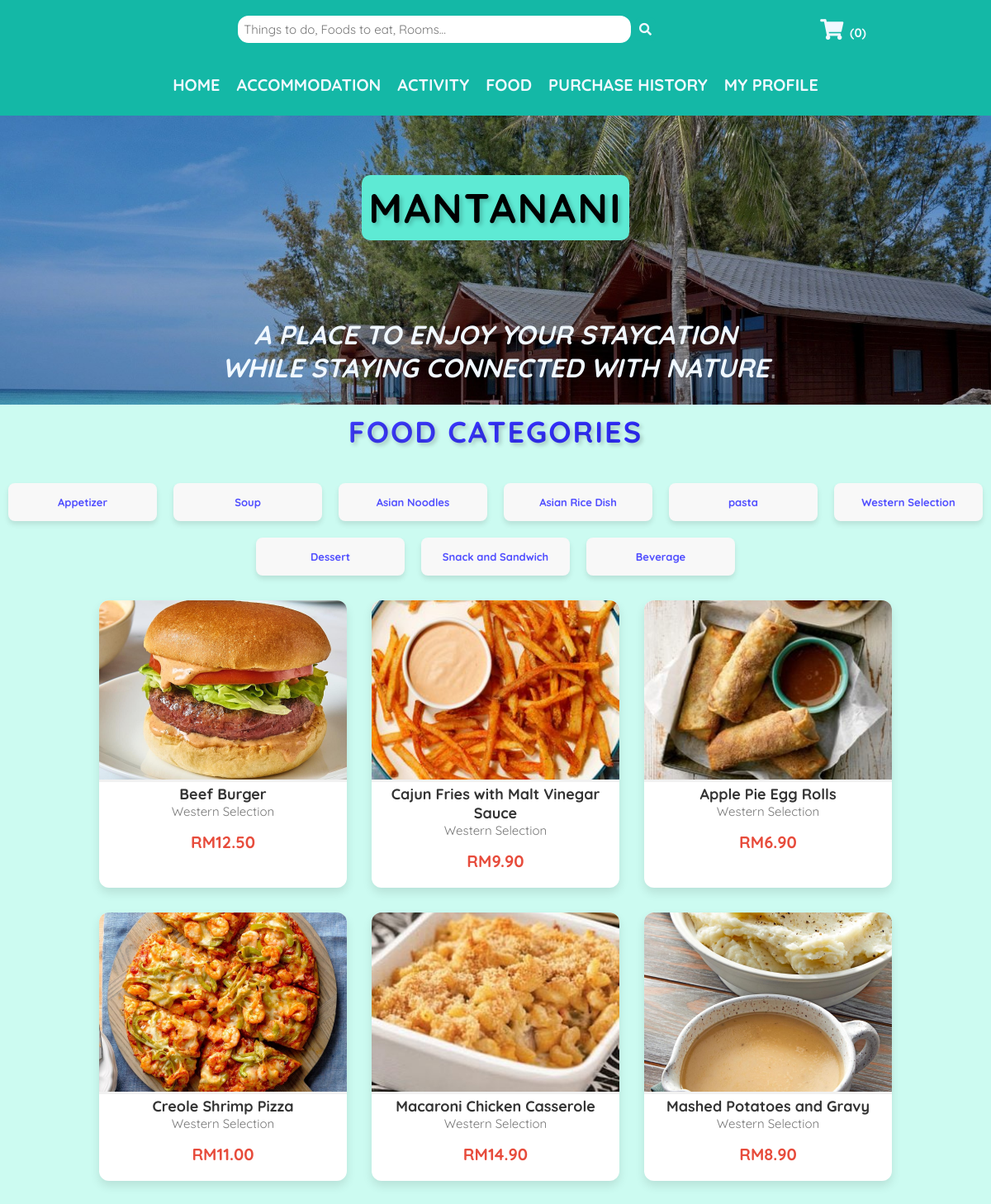
/MODULES/FOOD_MODULE/foodList.php?categoryID=6, run on the app's committed database.
### tables this page shows
CREATE TABLE `food_category` (
  `categoryID` int(11) NOT NULL,
  `categoryName` varchar(255) NOT NULL COMMENT '1:Appetizer 2:Soup 3:Asian Noodles 4:Asian Rice Dish 5:Pasta 6:Western Selection 7:Dessert 8:Snack and Sandwich 9:Beverage'
);

CREATE TABLE `food` (
  `foodID` int(11) NOT NULL,
  `foodName` varchar(255) NOT NULL,
  `foodImg` varchar(255) NOT NULL,
  `foodCategory` int(11) NOT NULL,
  `foodDesc` varchar(1000) NOT NULL,
  `foodPrice` decimal(8,2) NOT NULL
);

### MODULES/FOOD_MODULE/foodList.php (the view, shortened to what this page needs)
<?php
  include("../../../SMMS/CONFIG/config.php");
  $categorySql = "SELECT * FROM food_category";
  $categoryResult = mysqli_query($conn, $categorySql);
  $categoryID = isset($_GET['categoryID']) ? intval($_GET['categoryID']) : null;
  if ($categoryID) {
      $sql_food = "SELECT f.foodID, f.foodName, f.foodDesc, f.foodPrice, f.foodImg, c.categoryName
                   FROM food f
                   JOIN food_category c ON f.foodCategory = c.categoryID
                   WHERE f.foodCategory = $categoryID";
  } else {
      $sql_food = "SELECT f.foodID, f.foodName, f.foodDesc, f.foodPrice, f.foodImg, c.categoryName
                   FROM food f
                   JOIN food_category c ON f.foodCategory = c.categoryID";
  }
  $result = mysqli_query($conn, $sql_food);
?>
<!DOCTYPE html>
<html lang="en">
  <head>
    <link rel="stylesheet" href="https://cdnjs.cloudflare.com/ajax/libs/font-awesome/5.15.4/css/all.min.css">
    <link rel="stylesheet" href="../../../SMMS/CSS/MISC/utils.css">
    <link rel="stylesheet" href="../../../SMMS/CSS/MISC/headerBanner.css">
    <link rel="stylesheet" href="../../../SMMS/CSS/MISC/topNav.css">
    <link rel="stylesheet" href="../../../SMMS/CSS/MISC/topHeader.css">
    <link rel="stylesheet" href="../../../SMMS/CSS/USER/foodList.css">
  </head>
  <body>
    <?php include '../../INCLUDES/topHeader.php'; ?>
    <?php include '../../INCLUDES/userNav.php'; ?>
    <?php include '../../INCLUDES/headerBanner.php';?>
    <section class="userHome">
    <h2>Food Categories</h2>
    <div class="foodCategorySection">
        <?php while ($categoryRow = mysqli_fetch_assoc($categoryResult)): ?>
            <div class="foodCategoryItem">
                <a href="foodList.php?categoryID=<?= $categoryRow['categoryID']; ?>" class="categoryLink">
                    <?= $categoryRow['categoryName']; ?>
                </a>
            </div>
        <?php endwhile; ?>
    </div>
    <div class="foodList">
        <?php while ($row = mysqli_fetch_assoc($result)): ?>
            <div class="foodItem">
                <img src="../../../SMMS/images/food/<?= $row['foodImg']; ?>" alt="<?= $row['foodName']; ?>" class="foodImg">
                <h3>
                    <a href="javascript:void(0);" onclick="openFoodPopup(<?= htmlspecialchars(json_encode($row)); ?>)" class="food-name">
                        <?= $row['foodName']; ?>
                    </a>
                </h3>
                <p class="foodCategory"><?= $row['categoryName']; ?></p>
                <p class="foodPrice">RM<?= number_format($row['foodPrice'], 2); ?></p>
            </div>
        <?php endwhile; ?>
    </div>
  </section>
  </body>
</html>

### CSS/MISC/utils.css (style rules this page uses)
:root { --teal-100: #ccfbf1; --teal-200: #99f6e4; --teal-300: #5eead4; --teal-400: #2dd4bf; --teal-500: #14b8a6; --jade-100: #19d6aa; --jade-200: #14ba93; --jade-300: #109e7d; --jade-400: #0b8468; --jade-500: #076a53; --black: #070504; --black-shadow: 0px 4px 4px rgba(0, 0, 0, 0.25); --aliceblue: #f0f8ff; }
* { font-family: 'Quicksand', sans-serif; margin: 0; padding: 0; box-sizing: border-box; outline: none; border: none; text-decoration: none; }
html { font-size: 62.5%; overflow-x: hidden; background-color: var(--teal-100); }

### CSS/USER/foodList.css (style rules this page uses)
.userHome { padding: 1rem; min-height: 100vh; }
.foodList { display: flex; flex-wrap: wrap; gap: 30px; justify-content: center; padding: 30px; }
.foodItem { background-color: #fff; border-radius: 12px; box-shadow: 0 6px 12px rgba(0, 0, 0, 0.1); width: 300px; text-align: center; overflow: hidden; transition: transform 0.3s ease-in-out, box-shadow 0.3s ease-in-out; }
.foodImg { width: 100%; height: 220px; object-fit: cover; border-bottom: 3px solid #f1f1f1; }
.foodCategory { font-size: 1.5em; color: #777; margin-bottom: 15px; }
.foodPrice { font-size: 2.0em; font-weight: bold; color: #e74c3c; margin-bottom: 20px; }
.food-name { text-decoration: none; font-size: 18px; color: #333; font-weight: bold; transition: color 0.3s ease, transform 0.3s ease; }
.foodCategorySection { display: flex; flex-wrap: wrap; justify-content: center; gap: 20px; margin-top: 40px; }
.foodCategoryItem { background-color: #f8f8f8; padding: 15px 20px; border-radius: 8px; box-shadow: 0 4px 6px rgba(0, 0, 0, 0.1); text-align: center; width: 180px; transition: transform 0.3s ease, box-shadow 0.3s ease; }
.foodCategoryItem a { font-size: 1.3em; text-decoration: none; color: #514fff; font-weight: bold; }
h2 { text-align: center; font-size: 36px; font-weight: bold; color: #514fff; text-transform: uppercase; letter-spacing: 2px; margin-bottom: 30px; background-image: linear-gradient(to right, #514fff, #1c18ff); -webkit-background-clip: text; color: transparent; text-shadow: 3px 3px 5px rgba(0, 0, 0, 0.2); }

### data on the page
food_category: categoryName "Appetizer"
food_category: categoryName "Soup"
food_category: categoryName "Asian Noodles"
food_category: categoryName "Asian Rice Dish"
food_category: categoryName "pasta"
food_category: categoryName "Western Selection"
food_category: categoryName "Dessert"
food_category: categoryName "Snack and Sandwich"
food_category: categoryName "Beverage"
food: foodImg (picture), foodName "Beef Burger", foodCategory.categoryName "Western Selection", foodPrice "12.50"
food: foodImg (picture), foodName "Cajun Fries with Malt Vinegar Sauce", foodCategory.categoryName "Western Selection", foodPrice "9.90"
food: foodImg (picture), foodName "Apple Pie Egg Rolls", foodCategory.categoryName "Western Selection", foodPrice "6.90"
food: foodImg (picture), foodName "Creole Shrimp Pizza", foodCategory.categoryName "Western Selection", foodPrice "11.00"
food: foodImg (picture), foodName "Macaroni Chicken Casserole", foodCategory.categoryName "Western Selection", foodPrice "14.90"
food: foodImg (picture), foodName "Mashed Potatoes and Gravy", foodCategory.categoryName "Western Selection", foodPrice "8.90"
